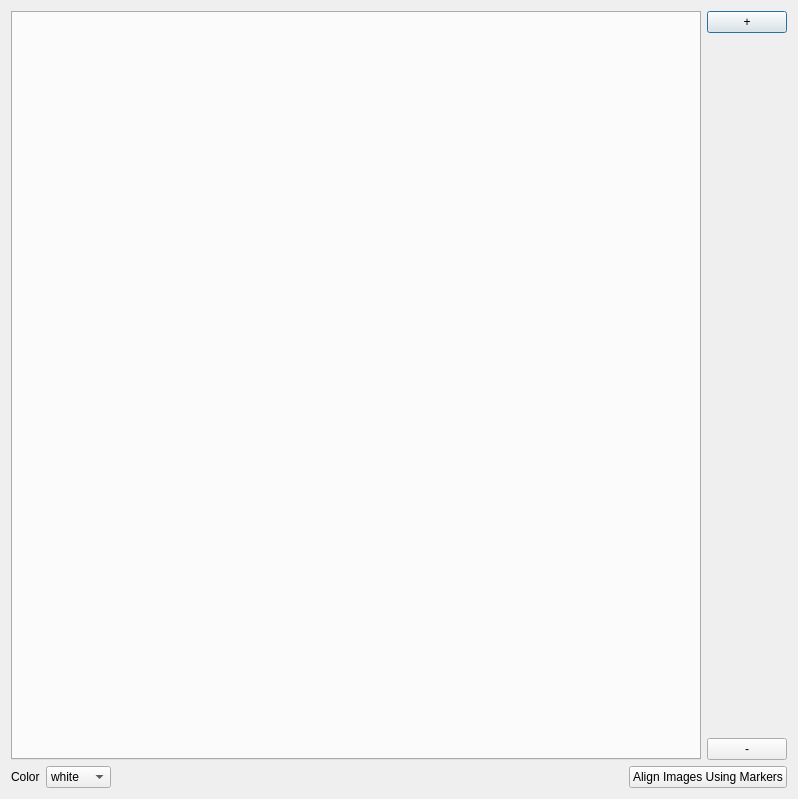
<?xml version="1.0" encoding="UTF-8"?>
<ui version="4.0">
 <class>Dialog</class>
 <widget class="QDialog" name="Dialog">
  <property name="geometry">
   <rect>
    <x>0</x>
    <y>0</y>
    <width>798</width>
    <height>799</height>
   </rect>
  </property>
  <property name="windowTitle">
   <string>Markers</string>
  </property>
  <layout class="QVBoxLayout" name="verticalLayout_2">
   <item>
    <layout class="QHBoxLayout" name="horizontalLayout_3">
     <item>
      <widget class="QTabWidget" name="tabWidget">
       <property name="currentIndex">
        <number>-1</number>
       </property>
      </widget>
     </item>
     <item>
      <layout class="QVBoxLayout" name="verticalLayout">
       <item>
        <widget class="QPushButton" name="add_marker_button">
         <property name="text">
          <string>+</string>
         </property>
        </widget>
       </item>
       <item>
        <spacer name="verticalSpacer">
         <property name="orientation">
          <enum>Qt::Vertical</enum>
         </property>
         <property name="sizeHint" stdset="0">
          <size>
           <width>20</width>
           <height>40</height>
          </size>
         </property>
        </spacer>
       </item>
       <item>
        <widget class="QPushButton" name="remove_marker_button">
         <property name="text">
          <string>-</string>
         </property>
        </widget>
       </item>
      </layout>
     </item>
    </layout>
   </item>
   <item>
    <layout class="QHBoxLayout" name="horizontalLayout_2">
     <item>
      <widget class="QLabel" name="label">
       <property name="text">
        <string>Color</string>
       </property>
      </widget>
     </item>
     <item>
      <widget class="QComboBox" name="marker_color_widget">
       <item>
        <property name="text">
         <string>white</string>
        </property>
       </item>
       <item>
        <property name="text">
         <string>yellow</string>
        </property>
       </item>
       <item>
        <property name="text">
         <string>green</string>
        </property>
       </item>
       <item>
        <property name="text">
         <string>red</string>
        </property>
       </item>
       <item>
        <property name="text">
         <string>blue</string>
        </property>
       </item>
       <item>
        <property name="text">
         <string>black</string>
        </property>
       </item>
      </widget>
     </item>
     <item>
      <spacer name="horizontalSpacer">
       <property name="orientation">
        <enum>Qt::Horizontal</enum>
       </property>
       <property name="sizeHint" stdset="0">
        <size>
         <width>40</width>
         <height>20</height>
        </size>
       </property>
      </spacer>
     </item>
     <item>
      <widget class="QPushButton" name="run_registration_button">
       <property name="text">
        <string>Align Images Using Markers</string>
       </property>
      </widget>
     </item>
    </layout>
   </item>
  </layout>
 </widget>
 <resources/>
 <connections>
  <connection>
   <sender>add_marker_button</sender>
   <signal>clicked()</signal>
   <receiver>Dialog</receiver>
   <slot>add_marker_button_clicked()</slot>
   <hints>
    <hint type="sourcelabel">
     <x>784</x>
     <y>49</y>
    </hint>
    <hint type="destinationlabel">
     <x>447</x>
     <y>95</y>
    </hint>
   </hints>
  </connection>
  <connection>
   <sender>remove_marker_button</sender>
   <signal>clicked()</signal>
   <receiver>Dialog</receiver>
   <slot>remove_marker_button_clicked()</slot>
   <hints>
    <hint type="sourcelabel">
     <x>784</x>
     <y>737</y>
    </hint>
    <hint type="destinationlabel">
     <x>446</x>
     <y>286</y>
    </hint>
   </hints>
  </connection>
  <connection>
   <sender>marker_color_widget</sender>
   <signal>currentIndexChanged(QString)</signal>
   <receiver>Dialog</receiver>
   <slot>marker_color_changed()</slot>
   <hints>
    <hint type="sourcelabel">
     <x>142</x>
     <y>782</y>
    </hint>
    <hint type="destinationlabel">
     <x>233</x>
     <y>489</y>
    </hint>
   </hints>
  </connection>
  <connection>
   <sender>tabWidget</sender>
   <signal>currentChanged(int)</signal>
   <receiver>Dialog</receiver>
   <slot>marker_tab_changed()</slot>
   <hints>
    <hint type="sourcelabel">
     <x>193</x>
     <y>59</y>
    </hint>
    <hint type="destinationlabel">
     <x>555</x>
     <y>157</y>
    </hint>
   </hints>
  </connection>
  <connection>
   <sender>run_registration_button</sender>
   <signal>clicked()</signal>
   <receiver>Dialog</receiver>
   <slot>run_registration_button_clicked()</slot>
   <hints>
    <hint type="sourcelabel">
     <x>785</x>
     <y>783</y>
    </hint>
    <hint type="destinationlabel">
     <x>553</x>
     <y>375</y>
    </hint>
   </hints>
  </connection>
  <connection>
   <sender>tabWidget</sender>
   <signal>currentChanged(int)</signal>
   <receiver>Dialog</receiver>
   <slot>tab_changed()</slot>
   <hints>
    <hint type="sourcelabel">
     <x>544</x>
     <y>41</y>
    </hint>
    <hint type="destinationlabel">
     <x>771</x>
     <y>176</y>
    </hint>
   </hints>
  </connection>
 </connections>
 <slots>
  <slot>add_marker_button_clicked()</slot>
  <slot>remove_marker_button_clicked()</slot>
  <slot>marker_color_changed()</slot>
  <slot>marker_tab_changed()</slot>
  <slot>run_registration_button_clicked()</slot>
  <slot>tab_changed()</slot>
 </slots>
</ui>
